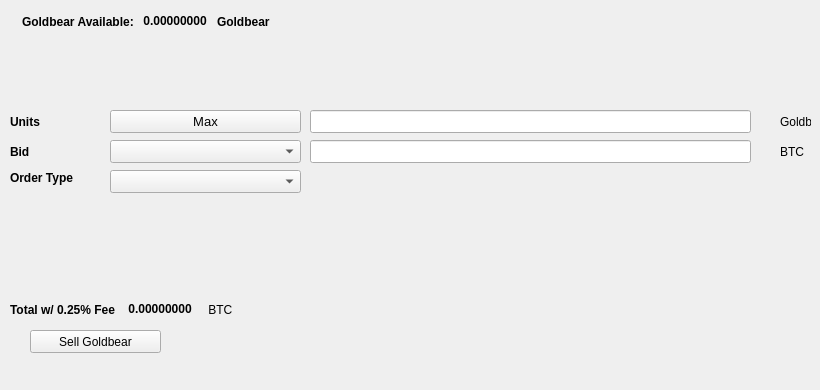
   <widget class="QWidget" name="SellTab">
    <attribute name="title">
     <string>Sell</string>
    </attribute>
    <widget class="QLabel" name="label_16">
     <property name="geometry">
      <rect>
       <x>780</x>
       <y>140</y>
       <width>31</width>
       <height>23</height>
      </rect>
     </property>
     <property name="text">
      <string>BTC</string>
     </property>
    </widget>
    <widget class="QComboBox" name="SellBidcomboBox">
     <property name="geometry">
      <rect>
       <x>110</x>
       <y>140</y>
       <width>191</width>
       <height>23</height>
      </rect>
     </property>
     <property name="font">
      <font>
       <pointsize>10</pointsize>
      </font>
     </property>
    </widget>
    <widget class="QLabel" name="label_18">
     <property name="geometry">
      <rect>
       <x>10</x>
       <y>110</y>
       <width>46</width>
       <height>23</height>
      </rect>
     </property>
     <property name="font">
      <font>
       <weight>75</weight>
       <bold>true</bold>
      </font>
     </property>
     <property name="text">
      <string>Units</string>
     </property>
    </widget>
    <widget class="QPushButton" name="Sell_Max_Amount">
     <property name="geometry">
      <rect>
       <x>110</x>
       <y>110</y>
       <width>191</width>
       <height>23</height>
      </rect>
     </property>
     <property name="font">
      <font>
       <pointsize>10</pointsize>
      </font>
     </property>
     <property name="text">
      <string>Max</string>
     </property>
    </widget>
    <widget class="QLabel" name="label_20">
     <property name="geometry">
      <rect>
       <x>10</x>
       <y>170</y>
       <width>91</width>
       <height>16</height>
      </rect>
     </property>
     <property name="font">
      <font>
       <weight>75</weight>
       <bold>true</bold>
      </font>
     </property>
     <property name="text">
      <string>Order Type</string>
     </property>
    </widget>
    <widget class="QComboBox" name="SellOrdertypeCombo">
     <property name="geometry">
      <rect>
       <x>110</x>
       <y>170</y>
       <width>191</width>
       <height>23</height>
      </rect>
     </property>
     <property name="font">
      <font>
       <pointsize>10</pointsize>
      </font>
     </property>
    </widget>
    <widget class="QLabel" name="label_21">
     <property name="geometry">
      <rect>
       <x>10</x>
       <y>140</y>
       <width>46</width>
       <height>23</height>
      </rect>
     </property>
     <property name="font">
      <font>
       <weight>75</weight>
       <bold>true</bold>
      </font>
     </property>
     <property name="text">
      <string>Bid</string>
     </property>
    </widget>
    <widget class="QLabel" name="label_22">
     <property name="geometry">
      <rect>
       <x>780</x>
       <y>110</y>
       <width>31</width>
       <height>23</height>
      </rect>
     </property>
     <property name="text">
      <string>Goldbear</string>
     </property>
    </widget>
    <widget class="QLineEdit" name="UnitsInputGoldbear">
     <property name="geometry">
      <rect>
       <x>310</x>
       <y>110</y>
       <width>441</width>
       <height>23</height>
      </rect>
     </property>
     <property name="font">
      <font>
       <pointsize>9</pointsize>
       <weight>75</weight>
       <bold>true</bold>
      </font>
     </property>
    </widget>
    <widget class="QLineEdit" name="SellBidPriceEdit">
     <property name="geometry">
      <rect>
       <x>310</x>
       <y>140</y>
       <width>441</width>
       <height>23</height>
      </rect>
     </property>
     <property name="font">
      <font>
       <pointsize>9</pointsize>
       <weight>75</weight>
       <bold>true</bold>
      </font>
     </property>
    </widget>
    <widget class="QPushButton" name="SellGoldbearBTN">
     <property name="geometry">
      <rect>
       <x>30</x>
       <y>330</y>
       <width>131</width>
       <height>23</height>
      </rect>
     </property>
     <property name="text">
      <string>Sell Goldbear</string>
     </property>
     <property name="icon">
      <iconset resource="../goldbear">
       <normaloff>:/icons/bitcoin</normaloff>:/icons/bitcoin</iconset>
     </property>
    </widget>
    <widget class="QWidget" name="layoutWidget3">
     <property name="geometry">
      <rect>
       <x>22</x>
       <y>12</y>
       <width>258</width>
       <height>19</height>
      </rect>
     </property>
     <layout class="QHBoxLayout" name="horizontalLayout">
      <item>
       <widget class="QLabel" name="label232_2">
        <property name="font">
         <font>
          <weight>75</weight>
          <bold>true</bold>
         </font>
        </property>
        <property name="text">
         <string>Goldbear Available:</string>
        </property>
       </widget>
      </item>
      <item>
       <widget class="QLabel" name="GoldbearAvailableLabel">
        <property name="palette">
         <palette>
          <active>
           <colorrole role="WindowText">
            <brush brushstyle="SolidPattern">
             <color alpha="255">
              <red>0</red>
              <green>0</green>
              <blue>0</blue>
             </color>
            </brush>
           </colorrole>
           <colorrole role="Button">
            <brush brushstyle="SolidPattern">
             <color alpha="255">
              <red>0</red>
              <green>170</green>
              <blue>0</blue>
             </color>
            </brush>
           </colorrole>
           <colorrole role="Light">
            <brush brushstyle="SolidPattern">
             <color alpha="255">
              <red>0</red>
              <green>255</green>
              <blue>0</blue>
             </color>
            </brush>
           </colorrole>
           <colorrole role="Midlight">
            <brush brushstyle="SolidPattern">
             <color alpha="255">
              <red>0</red>
              <green>212</green>
              <blue>0</blue>
             </color>
            </brush>
           </colorrole>
           <colorrole role="Dark">
            <brush brushstyle="SolidPattern">
             <color alpha="255">
              <red>0</red>
              <green>85</green>
              <blue>0</blue>
             </color>
            </brush>
           </colorrole>
           <colorrole role="Mid">
            <brush brushstyle="SolidPattern">
             <color alpha="255">
              <red>0</red>
              <green>113</green>
              <blue>0</blue>
             </color>
            </brush>
           </colorrole>
           <colorrole role="Text">
            <brush brushstyle="SolidPattern">
             <color alpha="255">
              <red>0</red>
              <green>170</green>
              <blue>0</blue>
             </color>
            </brush>
           </colorrole>
           <colorrole role="BrightText">
            <brush brushstyle="SolidPattern">
             <color alpha="255">
              <red>255</red>
              <green>255</green>
              <blue>255</blue>
             </color>
            </brush>
           </colorrole>
           <colorrole role="ButtonText">
            <brush brushstyle="SolidPattern">
             <color alpha="255">
              <red>0</red>
              <green>0</green>
              <blue>0</blue>
             </color>
            </brush>
           </colorrole>
           <colorrole role="Base">
            <brush brushstyle="SolidPattern">
             <color alpha="255">
              <red>255</red>
              <green>255</green>
              <blue>255</blue>
             </color>
            </brush>
           </colorrole>
           <colorrole role="Window">
            <brush brushstyle="SolidPattern">
             <color alpha="255">
              <red>0</red>
              <green>170</green>
              <blue>0</blue>
             </color>
            </brush>
           </colorrole>
           <colorrole role="Shadow">
            <brush brushstyle="SolidPattern">
             <color alpha="255">
              <red>0</red>
              <green>0</green>
              <blue>0</blue>
             </color>
            </brush>
           </colorrole>
           <colorrole role="AlternateBase">
            <brush brushstyle="SolidPattern">
             <color alpha="255">
              <red>127</red>
              <green>212</green>
              <blue>127</blue>
             </color>
            </brush>
           </colorrole>
           <colorrole role="ToolTipBase">
            <brush brushstyle="SolidPattern">
             <color alpha="255">
              <red>255</red>
              <green>255</green>
              <blue>220</blue>
             </color>
            </brush>
           </colorrole>
           <colorrole role="ToolTipText">
            <brush brushstyle="SolidPattern">
             <color alpha="255">
              <red>0</red>
              <green>0</green>
              <blue>0</blue>
             </color>
            </brush>
           </colorrole>
          </active>
          <inactive>
           <colorrole role="WindowText">
            <brush brushstyle="SolidPattern">
             <color alpha="255">
              <red>0</red>
              <green>0</green>
              <blue>0</blue>
             </color>
            </brush>
           </colorrole>
           <colorrole role="Button">
            <brush brushstyle="SolidPattern">
             <color alpha="255">
              <red>0</red>
              <green>170</green>
              <blue>0</blue>
             </color>
            </brush>
           </colorrole>
           <colorrole role="Light">
            <brush brushstyle="SolidPattern">
             <color alpha="255">
              <red>0</red>
              <green>255</green>
              <blue>0</blue>
             </color>
            </brush>
           </colorrole>
           <colorrole role="Midlight">
            <brush brushstyle="SolidPattern">
             <color alpha="255">
              <red>0</red>
              <green>212</green>
              <blue>0</blue>
             </color>
            </brush>
           </colorrole>
           <colorrole role="Dark">
            <brush brushstyle="SolidPattern">
             <color alpha="255">
              <red>0</red>
              <green>85</green>
              <blue>0</blue>
             </color>
            </brush>
           </colorrole>
           <colorrole role="Mid">
            <brush brushstyle="SolidPattern">
             <color alpha="255">
              <red>0</red>
              <green>113</green>
              <blue>0</blue>
             </color>
            </brush>
           </colorrole>
           <colorrole role="Text">
            <brush brushstyle="SolidPattern">
             <color alpha="255">
              <red>0</red>
              <green>170</green>
              <blue>0</blue>
             </color>
            </brush>
           </colorrole>
           <colorrole role="BrightText">
            <brush brushstyle="SolidPattern">
             <color alpha="255">
              <red>255</red>
              <green>255</green>
              <blue>255</blue>
             </color>
            </brush>
           </colorrole>
           <colorrole role="ButtonText">
            <brush brushstyle="SolidPattern">
             <color alpha="255">
              <red>0</red>
              <green>0</green>
              <blue>0</blue>
             </color>
            </brush>
           </colorrole>
           <colorrole role="Base">
            <brush brushstyle="SolidPattern">
             <color alpha="255">
              <red>255</red>
              <green>255</green>
              <blue>255</blue>
             </color>
            </brush>
           </colorrole>
           <colorrole role="Window">
            <brush brushstyle="SolidPattern">
             <color alpha="255">
              <red>0</red>
              <green>170</green>
              <blue>0</blue>
             </color>
            </brush>
           </colorrole>
           <colorrole role="Shadow">
            <brush brushstyle="SolidPattern">
             <color alpha="255">
              <red>0</red>
              <green>0</green>
              <blue>0</blue>
             </color>
            </brush>
           </colorrole>
           <colorrole role="AlternateBase">
            <brush brushstyle="SolidPattern">
             <color alpha="255">
              <red>127</red>
              <green>212</green>
              <blue>127</blue>
             </color>
            </brush>
           </colorrole>
           <colorrole role="ToolTipBase">
            <brush brushstyle="SolidPattern">
             <color alpha="255">
              <red>255</red>
              <green>255</green>
              <blue>220</blue>
             </color>
            </brush>
           </colorrole>
           <colorrole role="ToolTipText">
            <brush brushstyle="SolidPattern">
             <color alpha="255">
              <red>0</red>
              <green>0</green>
              <blue>0</blue>
             </color>
            </brush>
           </colorrole>
          </inactive>
          <disabled>
           <colorrole role="WindowText">
            <brush brushstyle="SolidPattern">
             <color alpha="255">
              <red>0</red>
              <green>85</green>
              <blue>0</blue>
             </color>
            </brush>
           </colorrole>
           <colorrole role="Button">
            <brush brushstyle="SolidPattern">
             <color alpha="255">
              <red>0</red>
              <green>170</green>
              <blue>0</blue>
             </color>
            </brush>
           </colorrole>
           <colorrole role="Light">
            <brush brushstyle="SolidPattern">
             <color alpha="255">
              <red>0</red>
              <green>255</green>
              <blue>0</blue>
             </color>
            </brush>
           </colorrole>
           <colorrole role="Midlight">
            <brush brushstyle="SolidPattern">
             <color alpha="255">
              <red>0</red>
              <green>212</green>
              <blue>0</blue>
             </color>
            </brush>
           </colorrole>
           <colorrole role="Dark">
            <brush brushstyle="SolidPattern">
             <color alpha="255">
              <red>0</red>
              <green>85</green>
              <blue>0</blue>
             </color>
            </brush>
           </colorrole>
           <colorrole role="Mid">
            <brush brushstyle="SolidPattern">
             <color alpha="255">
              <red>0</red>
              <green>113</green>
              <blue>0</blue>
             </color>
            </brush>
           </colorrole>
           <colorrole role="Text">
            <brush brushstyle="SolidPattern">
             <color alpha="255">
              <red>0</red>
              <green>85</green>
              <blue>0</blue>
             </color>
            </brush>
           </colorrole>
           <colorrole role="BrightText">
            <brush brushstyle="SolidPattern">
             <color alpha="255">
              <red>255</red>
              <green>255</green>
              <blue>255</blue>
             </color>
            </brush>
           </colorrole>
           <colorrole role="ButtonText">
            <brush brushstyle="SolidPattern">
             <color alpha="255">
              <red>0</red>
              <green>85</green>
              <blue>0</blue>
             </color>
            </brush>
           </colorrole>
           <colorrole role="Base">
            <brush brushstyle="SolidPattern">
             <color alpha="255">
              <red>0</red>
              <green>170</green>
              <blue>0</blue>
             </color>
            </brush>
           </colorrole>
           <colorrole role="Window">
            <brush brushstyle="SolidPattern">
             <color alpha="255">
              <red>0</red>
              <green>170</green>
              <blue>0</blue>
             </color>
            </brush>
           </colorrole>
           <colorrole role="Shadow">
            <brush brushstyle="SolidPattern">
             <color alpha="255">
              <red>0</red>
              <green>0</green>
              <blue>0</blue>
             </color>
            </brush>
           </colorrole>
           <colorrole role="AlternateBase">
            <brush brushstyle="SolidPattern">
             <color alpha="255">
              <red>0</red>
              <green>170</green>
              <blue>0</blue>
             </color>
            </brush>
           </colorrole>
           <colorrole role="ToolTipBase">
            <brush brushstyle="SolidPattern">
             <color alpha="255">
              <red>255</red>
              <green>255</green>
              <blue>220</blue>
             </color>
            </brush>
           </colorrole>
           <colorrole role="ToolTipText">
            <brush brushstyle="SolidPattern">
             <color alpha="255">
              <red>0</red>
              <green>0</green>
              <blue>0</blue>
             </color>
            </brush>
           </colorrole>
          </disabled>
         </palette>
        </property>
        <property name="font">
         <font>
          <weight>75</weight>
          <bold>true</bold>
         </font>
        </property>
        <property name="text">
         <string> 0.00000000 </string>
        </property>
        <property name="textInteractionFlags">
         <set>Qt::LinksAccessibleByMouse|Qt::TextSelectableByKeyboard|Qt::TextSelectableByMouse</set>
        </property>
       </widget>
      </item>
      <item>
       <widget class="QLabel" name="labelGoldbear">
        <property name="font">
         <font>
          <weight>75</weight>
          <bold>true</bold>
         </font>
        </property>
        <property name="text">
         <string>Goldbear</string>
        </property>
       </widget>
      </item>
     </layout>
    </widget>
    <widget class="QWidget" name="layoutWidget">
     <property name="geometry">
      <rect>
       <x>10</x>
       <y>300</y>
       <width>268</width>
       <height>19</height>
      </rect>
     </property>
     <layout class="QHBoxLayout" name="horizontalLayout_2">
      <item>
       <widget class="QLabel" name="label_19">
        <property name="font">
         <font>
          <weight>75</weight>
          <bold>true</bold>
         </font>
        </property>
        <property name="text">
         <string>Total w/ 0.25% Fee </string>
        </property>
       </widget>
      </item>
      <item>
       <widget class="QLabel" name="SellCostLabel">
        <property name="palette">
         <palette>
          <active>
           <colorrole role="WindowText">
            <brush brushstyle="SolidPattern">
             <color alpha="255">
              <red>0</red>
              <green>0</green>
              <blue>0</blue>
             </color>
            </brush>
           </colorrole>
           <colorrole role="Button">
            <brush brushstyle="SolidPattern">
             <color alpha="255">
              <red>0</red>
              <green>170</green>
              <blue>0</blue>
             </color>
            </brush>
           </colorrole>
           <colorrole role="Light">
            <brush brushstyle="SolidPattern">
             <color alpha="255">
              <red>0</red>
              <green>255</green>
              <blue>0</blue>
             </color>
            </brush>
           </colorrole>
           <colorrole role="Midlight">
            <brush brushstyle="SolidPattern">
             <color alpha="255">
              <red>0</red>
              <green>212</green>
              <blue>0</blue>
             </color>
            </brush>
           </colorrole>
           <colorrole role="Dark">
            <brush brushstyle="SolidPattern">
             <color alpha="255">
              <red>0</red>
              <green>85</green>
              <blue>0</blue>
             </color>
            </brush>
           </colorrole>
           <colorrole role="Mid">
            <brush brushstyle="SolidPattern">
             <color alpha="255">
              <red>0</red>
              <green>113</green>
              <blue>0</blue>
             </color>
            </brush>
           </colorrole>
           <colorrole role="Text">
            <brush brushstyle="SolidPattern">
             <color alpha="255">
              <red>0</red>
              <green>170</green>
              <blue>0</blue>
             </color>
            </brush>
           </colorrole>
           <colorrole role="BrightText">
            <brush brushstyle="SolidPattern">
             <color alpha="255">
              <red>255</red>
              <green>255</green>
              <blue>255</blue>
             </color>
            </brush>
           </colorrole>
           <colorrole role="ButtonText">
            <brush brushstyle="SolidPattern">
             <color alpha="255">
              <red>0</red>
              <green>0</green>
              <blue>0</blue>
             </color>
            </brush>
           </colorrole>
           <colorrole role="Base">
            <brush brushstyle="SolidPattern">
             <color alpha="255">
              <red>255</red>
              <green>255</green>
              <blue>255</blue>
             </color>
            </brush>
           </colorrole>
           <colorrole role="Window">
            <brush brushstyle="SolidPattern">
             <color alpha="255">
              <red>0</red>
              <green>170</green>
              <blue>0</blue>
             </color>
            </brush>
           </colorrole>
           <colorrole role="Shadow">
            <brush brushstyle="SolidPattern">
             <color alpha="255">
              <red>0</red>
              <green>0</green>
              <blue>0</blue>
             </color>
            </brush>
           </colorrole>
           <colorrole role="AlternateBase">
            <brush brushstyle="SolidPattern">
             <color alpha="255">
              <red>127</red>
              <green>212</green>
              <blue>127</blue>
             </color>
            </brush>
           </colorrole>
           <colorrole role="ToolTipBase">
            <brush brushstyle="SolidPattern">
             <color alpha="255">
              <red>255</red>
              <green>255</green>
              <blue>220</blue>
             </color>
            </brush>
           </colorrole>
           <colorrole role="ToolTipText">
            <brush brushstyle="SolidPattern">
             <color alpha="255">
              <red>0</red>
              <green>0</green>
              <blue>0</blue>
             </color>
            </brush>
           </colorrole>
          </active>
          <inactive>
           <colorrole role="WindowText">
            <brush brushstyle="SolidPattern">
             <color alpha="255">
              <red>0</red>
              <green>0</green>
              <blue>0</blue>
             </color>
            </brush>
           </colorrole>
           <colorrole role="Button">
            <brush brushstyle="SolidPattern">
             <color alpha="255">
              <red>0</red>
              <green>170</green>
              <blue>0</blue>
             </color>
            </brush>
           </colorrole>
           <colorrole role="Light">
            <brush brushstyle="SolidPattern">
             <color alpha="255">
              <red>0</red>
              <green>255</green>
              <blue>0</blue>
             </color>
            </brush>
           </colorrole>
           <colorrole role="Midlight">
            <brush brushstyle="SolidPattern">
             <color alpha="255">
              <red>0</red>
              <green>212</green>
              <blue>0</blue>
             </color>
            </brush>
           </colorrole>
           <colorrole role="Dark">
            <brush brushstyle="SolidPattern">
             <color alpha="255">
              <red>0</red>
              <green>85</green>
              <blue>0</blue>
             </color>
            </brush>
           </colorrole>
           <colorrole role="Mid">
            <brush brushstyle="SolidPattern">
             <color alpha="255">
              <red>0</red>
              <green>113</green>
              <blue>0</blue>
             </color>
            </brush>
           </colorrole>
           <colorrole role="Text">
            <brush brushstyle="SolidPattern">
             <color alpha="255">
              <red>0</red>
              <green>170</green>
              <blue>0</blue>
             </color>
            </brush>
           </colorrole>
           <colorrole role="BrightText">
            <brush brushstyle="SolidPattern">
             <color alpha="255">
              <red>255</red>
              <green>255</green>
              <blue>255</blue>
             </color>
            </brush>
           </colorrole>
           <colorrole role="ButtonText">
            <brush brushstyle="SolidPattern">
             <color alpha="255">
              <red>0</red>
              <green>0</green>
              <blue>0</blue>
             </color>
            </brush>
           </colorrole>
           <colorrole role="Base">
            <brush brushstyle="SolidPattern">
             <color alpha="255">
              <red>255</red>
              <green>255</green>
              <blue>255</blue>
             </color>
            </brush>
           </colorrole>
           <colorrole role="Window">
            <brush brushstyle="SolidPattern">
             <color alpha="255">
              <red>0</red>
              <green>170</green>
              <blue>0</blue>
             </color>
            </brush>
           </colorrole>
           <colorrole role="Shadow">
            <brush brushstyle="SolidPattern">
             <color alpha="255">
              <red>0</red>
              <green>0</green>
              <blue>0</blue>
             </color>
            </brush>
           </colorrole>
           <colorrole role="AlternateBase">
            <brush brushstyle="SolidPattern">
             <color alpha="255">
              <red>127</red>
              <green>212</green>
              <blue>127</blue>
             </color>
            </brush>
           </colorrole>
           <colorrole role="ToolTipBase">
            <brush brushstyle="SolidPattern">
             <color alpha="255">
              <red>255</red>
              <green>255</green>
              <blue>220</blue>
             </color>
            </brush>
           </colorrole>
           <colorrole role="ToolTipText">
            <brush brushstyle="SolidPattern">
             <color alpha="255">
              <red>0</red>
              <green>0</green>
              <blue>0</blue>
             </color>
            </brush>
           </colorrole>
          </inactive>
          <disabled>
           <colorrole role="WindowText">
            <brush brushstyle="SolidPattern">
             <color alpha="255">
              <red>0</red>
              <green>85</green>
              <blue>0</blue>
             </color>
            </brush>
           </colorrole>
           <colorrole role="Button">
            <brush brushstyle="SolidPattern">
             <color alpha="255">
              <red>0</red>
              <green>170</green>
              <blue>0</blue>
             </color>
            </brush>
           </colorrole>
           <colorrole role="Light">
            <brush brushstyle="SolidPattern">
             <color alpha="255">
              <red>0</red>
              <green>255</green>
              <blue>0</blue>
             </color>
            </brush>
           </colorrole>
           <colorrole role="Midlight">
            <brush brushstyle="SolidPattern">
             <color alpha="255">
              <red>0</red>
              <green>212</green>
              <blue>0</blue>
             </color>
            </brush>
           </colorrole>
           <colorrole role="Dark">
            <brush brushstyle="SolidPattern">
             <color alpha="255">
              <red>0</red>
              <green>85</green>
              <blue>0</blue>
             </color>
            </brush>
           </colorrole>
           <colorrole role="Mid">
            <brush brushstyle="SolidPattern">
             <color alpha="255">
              <red>0</red>
              <green>113</green>
              <blue>0</blue>
             </color>
            </brush>
           </colorrole>
           <colorrole role="Text">
            <brush brushstyle="SolidPattern">
             <color alpha="255">
              <red>0</red>
              <green>85</green>
              <blue>0</blue>
             </color>
            </brush>
           </colorrole>
           <colorrole role="BrightText">
            <brush brushstyle="SolidPattern">
             <color alpha="255">
              <red>255</red>
              <green>255</green>
              <blue>255</blue>
             </color>
            </brush>
           </colorrole>
           <colorrole role="ButtonText">
            <brush brushstyle="SolidPattern">
             <color alpha="255">
              <red>0</red>
              <green>85</green>
              <blue>0</blue>
             </color>
            </brush>
           </colorrole>
           <colorrole role="Base">
            <brush brushstyle="SolidPattern">
             <color alpha="255">
              <red>0</red>
              <green>170</green>
              <blue>0</blue>
             </color>
            </brush>
           </colorrole>
           <colorrole role="Window">
            <brush brushstyle="SolidPattern">
             <color alpha="255">
              <red>0</red>
              <green>170</green>
              <blue>0</blue>
             </color>
            </brush>
           </colorrole>
           <colorrole role="Shadow">
            <brush brushstyle="SolidPattern">
             <color alpha="255">
              <red>0</red>
              <green>0</green>
              <blue>0</blue>
             </color>
            </brush>
           </colorrole>
           <colorrole role="AlternateBase">
            <brush brushstyle="SolidPattern">
             <color alpha="255">
              <red>0</red>
              <green>170</green>
              <blue>0</blue>
             </color>
            </brush>
           </colorrole>
           <colorrole role="ToolTipBase">
            <brush brushstyle="SolidPattern">
             <color alpha="255">
              <red>255</red>
              <green>255</green>
              <blue>220</blue>
             </color>
            </brush>
           </colorrole>
           <colorrole role="ToolTipText">
            <brush brushstyle="SolidPattern">
             <color alpha="255">
              <red>0</red>
              <green>0</green>
              <blue>0</blue>
             </color>
            </brush>
           </colorrole>
          </disabled>
         </palette>
        </property>
        <property name="font">
         <font>
          <weight>75</weight>
          <bold>true</bold>
         </font>
        </property>
        <property name="autoFillBackground">
         <bool>false</bool>
        </property>
        <property name="text">
         <string> 0.00000000</string>
        </property>
        <property name="textInteractionFlags">
         <set>Qt::LinksAccessibleByMouse|Qt::TextSelectableByMouse</set>
        </property>
       </widget>
      </item>
      <item>
       <widget class="QLabel" name="label_17">
        <property name="font">
         <font>
          <weight>50</weight>
          <bold>false</bold>
         </font>
        </property>
        <property name="text">
         <string> BTC</string>
        </property>
       </widget>
      </item>
     </layout>
    </widget>
    <widget class="QLabel" name="label_23">
     <property name="geometry">
      <rect>
       <x>460</x>
       <y>300</y>
       <width>281</width>
       <height>81</height>
      </rect>
     </property>
     <property name="text">
      <string/>
     </property>
     <property name="pixmap">
      <pixmap>:/images/bittrex</pixmap>
     </property>
    </widget>
   </widget>
